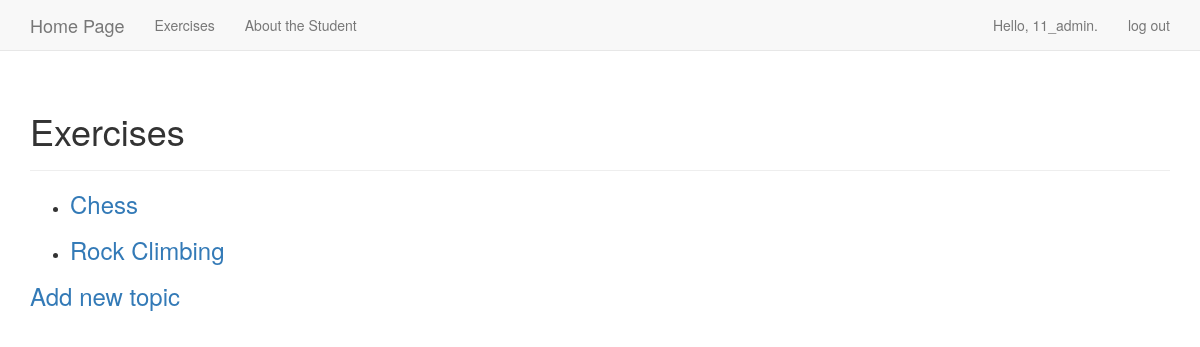
The page /topics/ (signed in) on the database as committed earlier.
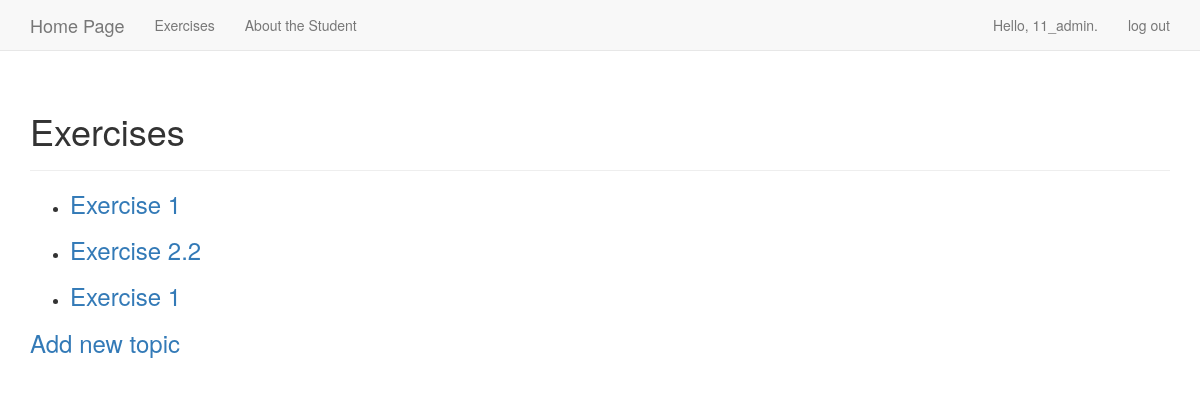
The same page on the database as committed later.
### learning_logs/models.py (models this page shows)
class Topic(models.Model):
    text = models.CharField(max_length=200)
    date_added = models.DateTimeField(auto_now_add=True)
    owner = models.ForeignKey(User, on_delete=models.CASCADE, )
    def __str__(self):
        return self.text

### learning_logs/views.py (the view)
# urls.py: url(r'^topics/$', views.topics, name='topics'),
@login_required
def topics(request):
    topics = Topic.objects.filter(owner=request.user).order_by('date_added')
    context = {'topics': topics}
    return render(request, 'learning_logs/topics.html', context)

### learning_logs/templates/learning_logs/topics.html
{% extends "learning_logs/base.html" %}
{% block header %}
    <h1>Exercises</h1>
{% endblock header %}
{% block content %}
    <ul>
        {% for topic in topics %}
        <li>
            <h3>
                <a href="{% url 'learning_logs:topic' topic.id %}">{{ topic }}</a>
            </h3>
        </li>
        {% empty %}
            <li>No topics have been added yet.</li>
        {% endfor %}
    </ul>
    <h3><a href="{% url 'learning_logs:new_topic' %}">Add new topic</h3>
{% endblock content %}

### learning_logs/templates/learning_logs/base.html (shortened to what this page needs)
{% load bootstrap3 %}
<!DOCTYPE html>
<html lang="en">
    <head>
        {% bootstrap_css %}
    </head>
    <body>
    <nav class="navbar navbar-default navbar-static-top">
        <div class="container">
        <div class="navbar-header">
        <a class="navbar-brand" href="{% url 'learning_logs:index' %}">Home Page</a>
        </div>
        <div id="navbar" class="navbar-collapse collapse">
            <ul class="nav navbar-nav">
                <li><a href="{% url 'learning_logs:topics' %}">Exercises</a></li>
            </ul>
        <div id="navbar" class="navbar-collapse collapse">
            <ul class="nav navbar-nav">
            <li><a href="{% url 'learning_logs:about' %}">About the Student</a></li>
            </ul>
            <ul class="nav navbar-nav navbar-right">
                {% if user.is_authenticated %}
                    <li><a>Hello, {{ user.username }}.</a></li>
                    <li><a href="{% url 'users:logout' %}">log out</a></li>
                {% else %}
                    <li><a href="{% url 'users:register' %}">register</a></li>
                    <li><a href="{% url 'users:login' %}">log in</a></li>
                {% endif %}
            </ul>
        </div>
        </div>
        </nav>
        <div class="container">
            <div class="page-header">
           {% block header %}{% endblock header %}
            </div>
            <div>
            {% block content %}{% endblock content %}
            </div>
        </div>
    </body>
</html>

### learning_logs/templates/learning_logs/base.html (style rules this page uses)
body { height: 100vh; background-image: url(https://mcdn.wallpapersafari.com/medium/82/84/zkM4FJ.png); background-size: cover; background-repeat: no-repeat; background-attachment: fixed; width: 100%; }

Rows that differ between the two databases and show on the page:
removed Topic: text "Chess"
removed Topic: text "Rock Climbing"
added Topic: text "Exercise 1"
added Topic: text "Exercise 2.2"
added Topic: text "Exercise 1"
